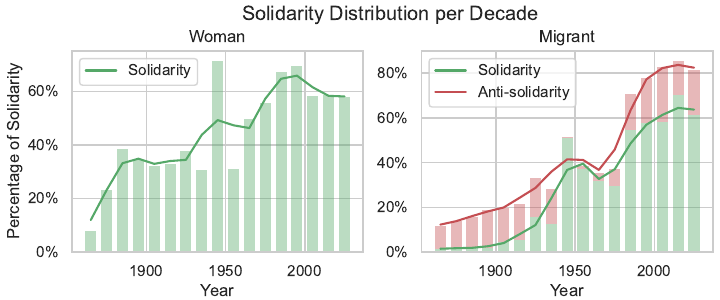

Write Python code to recreate this figure.
from matplotlib import pyplot as plt
from matplotlib import ticker as mtick
import seaborn as sns
import pandas as pd
from scipy.ndimage import gaussian_filter1d

sns.set_theme(style='whitegrid')

dfs = {d: pd.read_json(r'../../Data/Model Predicted Data/%s-Predictions.json' % d) for d in ['Frau', 'Migrant']}
dfs = {d: df[['id', 'year', 'label']] for d, df in dfs.items()}

cp = sns.color_palette()

# solidarity distribution (Stacked Line Duo)
plt.figure(figsize=(7.2, 3.0)); plt.subplots_adjust(left=0.10, right=0.99, bottom=0.16, top=0.83)
for r, (d, df) in enumerate(dfs.items()):
	ax = plt.subplot(1, 2, r+1)
	
	dft = df.copy(deep=True)
	dft['decade'] = dft['year']//10*10+5
	dft = dft.groupby(['label', 'decade']).size().reset_index().pivot(columns='label', index='decade', values=0).fillna(0)
	dft = dft[dft.sum(axis=1)>=5]
	dft = dft.div(dft.sum(axis=1), axis=0)
	for c in dft.columns: dft['smooth-%s'%c] = gaussian_filter1d(dft[c].interpolate(limit_area='inside'), sigma=1, truncate=1)
	
	plt.bar(dft[0].index, dft[0].values, width=7, color=cp[2], alpha=0.4, linewidth=0)
	plt.plot(dft['smooth-0'], color=cp[2], label='Solidarity')
	if d in ['Migrant']:
		plt.bar(dft[1].index, dft[1].values, bottom=dft[0].values, width=7, color=cp[3], alpha=0.4, linewidth=0)
		plt.plot(dft['smooth-0']+dft['smooth-1'], color=cp[3], label='Anti-solidarity')
	
	ax.yaxis.set_major_formatter(mtick.PercentFormatter(xmax=1, decimals=0))
	plt.title({'Frau': 'Woman'}.get(d, d))
	plt.xlabel('Year')
	if r == 0: plt.ylabel('Percentage of Solidarity')
	plt.ylim((0, None))
	plt.legend(loc='upper left')

plt.suptitle('Solidarity Distribution per Decade', x=0.542)
plt.savefig('SolidarityDistributionPerDecade.pdf')
plt.show()
